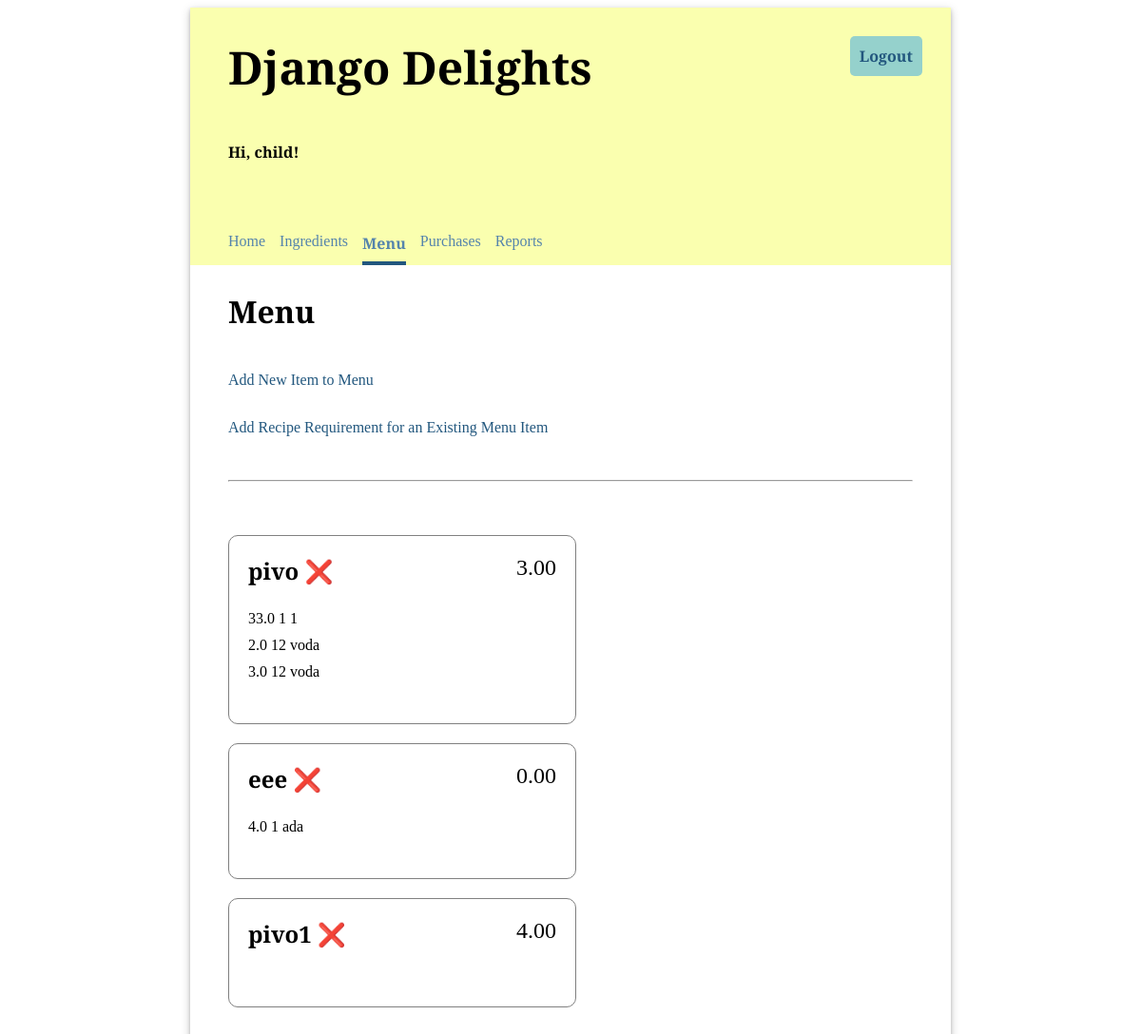
The app's page /menu (signed in) with its own data.
### inventory/models.py (models this page shows, shortened)
class MenuItem(models.Model):
    title = models.CharField(max_length=200, unique=True)
    price = models.FloatField(default=0.00)

class RecipeRequirement(models.Model):
    menu_item = models.ForeignKey(MenuItem, on_delete=models.CASCADE)
    ingredient: Ingredient = models.ForeignKey(Ingredient, on_delete=models.CASCADE)
    quantity = models.FloatField(default=0)

class Ingredient(models.Model):
    name = models.CharField(max_length=200, unique=True)
    quantity = models.FloatField(default=0)
    unit = models.CharField(max_length=200)
    unit_price = models.FloatField(default=0)

### inventory/views.py (the view)
# urls.py: path('menu', views.MenuView.as_view(), name='menu'),
class MenuView(LoginRequiredMixin, ListView):
    template_name = "inventory/menu_list.html"
    model = MenuItem

### inventory/templates/inventory/menu_list.html (shortened to what this page needs)
{% extends 'base.html' %}
{% load static %}
{% block content %}
<h2>Menu</h2>
<p><a href="{% url 'add_menu_item' %}">Add New Item to Menu</a></p>
<p><a href="{% url 'add_recipe_requirement' %}">Add Recipe Requirement for an Existing Menu Item</a></p>
<hr/>
<ul class="menu-items">
    {% for menu_item in object_list %}
        <li>
            <div class="menu-item-header">
                <div class="menu-item-title">{{ menu_item.title }} <a href="{% url 'delete_menu_item' menu_item.id %}">❌</a></div>
                <div class="menu-item-price">{{ menu_item.price|stringformat:".2f" }}</div>
            </div>
            <ul class="menu-item-ingredients">
                {% for recipe_requirement in menu_item.reciperequirement_set.all %}
                <li>{{ recipe_requirement.quantity }} {{ recipe_requirement.ingredient.unit }} {{ recipe_requirement.ingredient.name }} </li>
                {% endfor %}
            </ul>
        </li>
    {% endfor %}
</ul>
{% endblock %}

### inventory/templates/base.html (shortened to what this page needs)
{% load static %}
<!DOCTYPE html>
<html>
<head>
  <link rel="stylesheet" type="text/css" href="{% static 'inventory/style.css' %}" />
</head>
<body>
  <div class="app">
  <header>
    <div class="header-first-row">
      <h1 class="title">Django Delights</h1>
      {% if user.is_authenticated %}
      <a class="logout" href="/logout">Logout</a>
      {% endif %}
    </div>
      {% if user.is_authenticated %}
    <p>Hi, {{ user.username }}!</p>
      <nav class="navbar">
        {% url 'home' as home_url %}
        {% url 'ingredients' as ingredients_url %}
        {% url 'menu' as menu_url %}
        {% url 'purchase' as purchases_url %}
        {% url 'reports' as reports_url %}
        <a class="nav-item{% if request.path == home_url %} current-page{% endif %}" href="{% url 'home' %}">Home</a>
        <a class="nav-item{% if request.path == ingredients_url %} current-page{% endif %}" href="{% url 'ingredients' %}">Ingredients</a>
        <a class="nav-item{% if request.path == menu_url %} current-page{% endif %}" href="{% url 'menu' %}">Menu</a>
        <a class ="nav-item{% if request.path == purchases_url %} current-page{% endif %}" href="{% url 'purchase' %}">Purchases</a>
        <a class="nav-item{% if request.path == reports_url %} current-page{% endif %}" href="{% url 'reports' %}">Reports</a>
      </nav>
    {% endif %}
  </header>
  <main>
    {% block content %}{% endblock %}
  </main>
  </div>
</body>
</html>

### inventory/static/inventory/style.css (style rules this page uses)
body { font-family: 'Libre Baskerville', serif; }
hr { margin: 30px 0; }
header { background-color: #FAFFAF; min-height: 200px; display: flex; align-items: center; flex-direction: column; align-items: flex-start; padding-left: 40px; }
main { display: flex; flex-direction: column; padding: 0 40px 20px 40px; justify-content: center; }
main h2 { font-size: 2em; }
.app { min-width: 800px; max-width: 60%; margin: 0 auto; box-shadow: 0 2px 4px 0 rgba(0, 0, 0, 0.2), 0 3px 10px 0 rgba(0, 0, 0, 0.19); }
.title { font-size: 3em; padding: 30px 0; margin: auto 0; }
header p { font-weight: bold; }
.navbar { margin-top: 50px; display: flex; width: 100%; }
.navbar a { text-decoration: none; padding: 8px 0; color: #5584AC; margin-right: 15px; }
.navbar a:hover, .navbar .current-page { border-bottom: solid 4px #22577E; border-spacing: 0 15px; font-weight: bold; }
.header-first-row { width: 100%; display: flex; justify-content: space-between; }
.logout { height: max-content; text-align: center; text-decoration: none; border: 0px; background-color: #95D1CC; border-radius: 5px; color: #22577E; padding: 10px; font-weight: bold; margin: 30px; font-size: 1em; }
.menu-items { display: flex; flex-wrap: wrap; padding: 0; justify-content: space-between; }
.menu-items * { padding: 0; }
.menu-items > li { display: flex; flex-direction: column; padding: 20px; border: 1px solid grey; margin: 10px 0; border-radius: 10px; justify-content: left; flex-basis: 45%; }
.menu-items, .menu-items ul { list-style-type: none; }
.menu-item-header { display: flex; flex-direction: row; justify-content: space-between; font-size: 1.5em; }
.menu-item-title { font-weight: bold; }
.menu-item-ingredients { padding: 20px 0; }
.menu-item-ingredients * { padding: 5px 0; }
a { text-decoration: none; color: #22577E; }

### records on screen
MenuItem: title "pivo", price "3.00"
RecipeRequirement: quantity "33.0", ingredient.unit "1", ingredient.name "1"
RecipeRequirement: quantity "2.0", ingredient.unit "12", ingredient.name "voda"
RecipeRequirement: quantity "3.0", ingredient.unit "12", ingredient.name "voda"
MenuItem: title "eee", price "0.00"
RecipeRequirement: quantity "4.0", ingredient.unit "1", ingredient.name "ada"
MenuItem: title "pivo1", price "4.00"

### other values on screen
{{ user.username }} "child"
